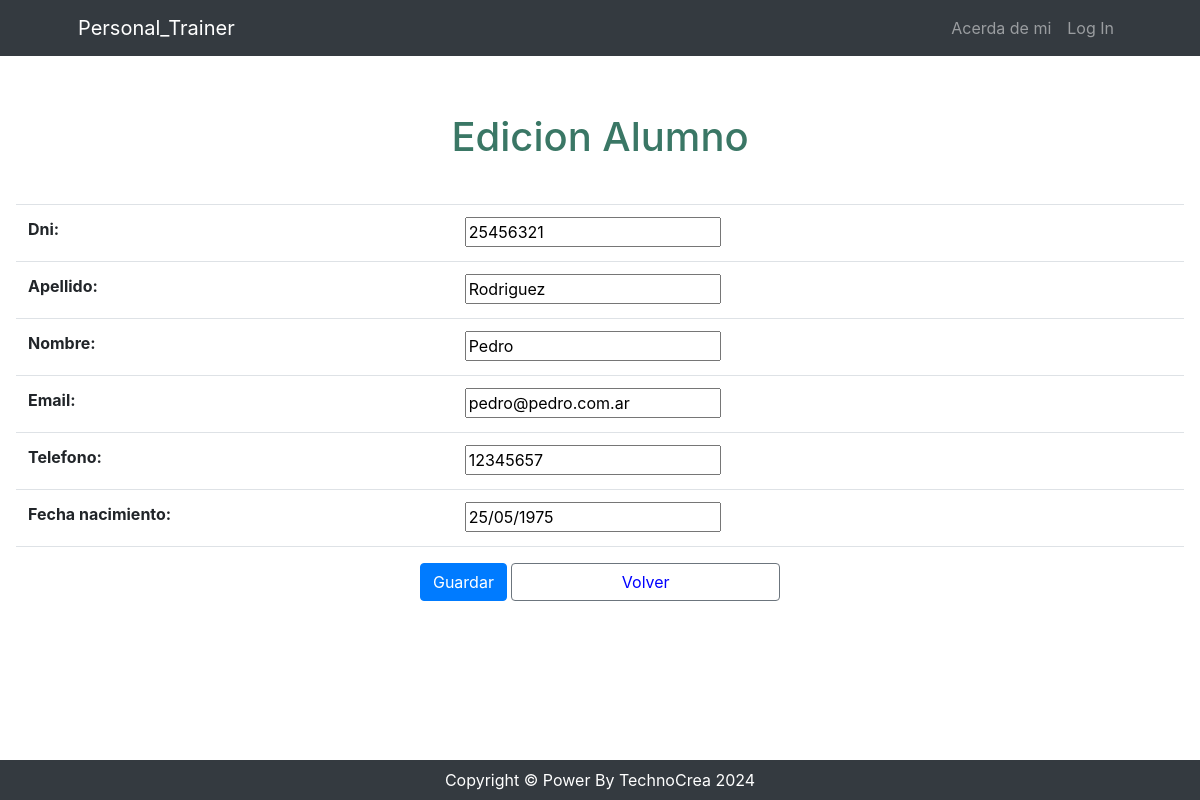
/usuario/alumno/update/11, run on the app's committed database.
### usuario/models.py (models this page shows, shortened)
class Alumno(models.Model):
    dni = models.IntegerField()
    apellido = models.CharField(max_length=100)
    nombre = models.CharField(max_length=100)
    email = models.EmailField(unique=True)
    telefono = models.CharField(max_length=20, blank=True)
    fecha_nacimiento = models.DateField(null=True, blank=True)
    class Meta:
        verbose_name = 'Alumno'
        verbose_name_plural = 'Alumnos'

### usuario/views.py (the view)
# urls.py: path('alumno/update/<int:pk>', views.alumnos_update, name='alumnos_update'),
def alumnos_update(request, pk: int):
    consulta = get_object_or_404(Alumno, id=pk)
    if request.method == "POST":
        form = AlumnoCreateForm(request.POST, instance=consulta)
        if form.is_valid():
            form.save()
            return redirect("usuario:alumnos_list")
    else:  # GET
        form = AlumnoCreateForm(instance=consulta)
    return render(request, "usuario/alumnos_form.html", {"form": form})

### usuario/forms.py
class AlumnoCreateForm(forms.ModelForm):
    class Meta:
        model = models.Alumno
        fields = ["dni", "apellido", "nombre", "email", "telefono", "fecha_nacimiento"]

### usuario/templates/usuario/alumnos_form.html (shortened to what this page needs)
{% extends 'core/base.html' %}
{% block content %}
<header>
    <h1 class="text-center" style="padding-top: 1.5cm; padding-bottom: 0.5cm; color: #3a7765;">
        {% if form.instance.pk %}
            Edicion Alumno
        {% else %}
            Nuevo Alumno
        {% endif %}
    </h1>
</header>
<form method="post" class="p-3">
    <table class="table">
        {{ form.as_table }}
    </table>
    <div class="text-center mt-3">
        <button type="submit" class="btn btn-primary">Guardar</button>
        <a href="{% url 'usuario:alumnos_list' %}" class="btn btn-outline-secondary" style="width: 23%; color: blue;">Volver</a>
    </div>
</form>
{% endblock content %}

### data on the page
Alumno: dni "25456321", apellido "Rodriguez", nombre "Pedro", email "pedro@pedro.com.ar", telefono "12345657", fecha_nacimiento "25/05/1975"
